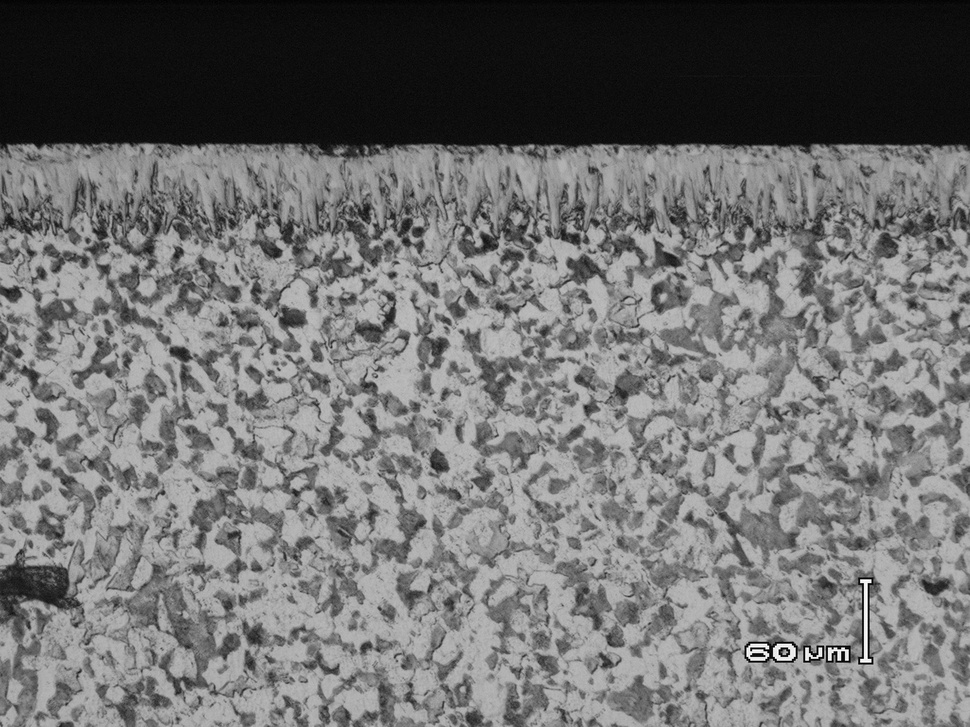
#> input picture vanadio2.jpg, 970 x 727 px, shrunk from 2048 x 1536 before the run
$ python image_analysis.py
#> lines starting #> are read from the running program, lines starting #| are printed output that depends on the picture; after the words box and inside, x2 and y2 are one past the last pixel; in counts of white or black regions, pixels touching at a corner belong together
import numpy as np
import PIL.Image
import cv2


def findAverageCountourSize(contours):
    area = 0
    for c in contours:
        area += cv2.contourArea(c)
    if area:
        area = area/len(contours)

    return area

def countWhites(image):
    count = 0
    for x in image:
        for i in x:
            if i == 255:
                count += 1
    return count

def analyseImage(images_src):
    # Get image and convert it to array
#> called with images_src = 'vanadio2.jpg'
    image = np.array(PIL.Image.open(images_src))
#> image is the input picture: shape (727, 970, 3); min 0, max 255, mean 112
    imageColor = np.copy(image)
    # Up threshold for beter detection of features
    image = cv2.threshold(image, 150, 255, cv2.THRESH_BINARY)[1]
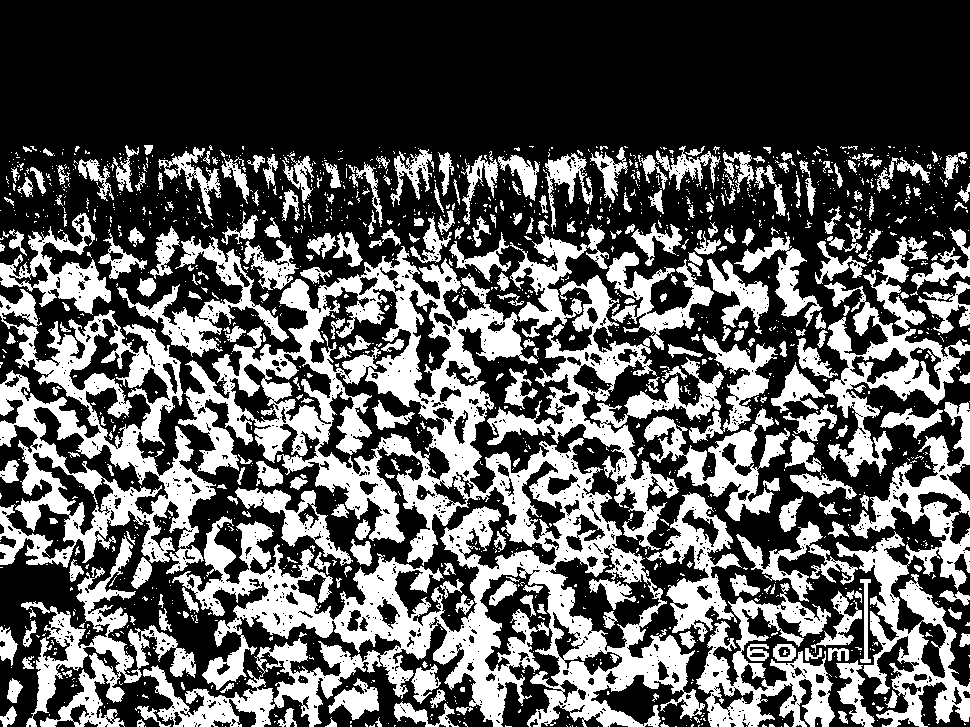
#> image: shape (727, 970, 3); 35.4% white; 1586 white regions (1266 under 20 px), largest, box (x1, y1, x2, y2) and area: (143, 246, 705, 727) 81852, (0, 289, 216, 574) 22800, (836, 402, 970, 727) 14024
    # Convert to Grayscale for countour detection
    image = cv2.cvtColor(image, cv2.COLOR_BGR2GRAY)
#> image: shape (727, 970); 35.4% white; 1586 white regions (1266 under 20 px)
    # Find Countours
    contours = cv2.findContours(image, cv2.RETR_LIST, cv2.CHAIN_APPROX_NONE)[1]
#> contours = 3627 contours, 3185 with area under 20; largest, box (x1, y1, x2, y2) and area: (143, 246, 705, 727) 109736, (0, 289, 216, 574) 30996, (836, 402, 970, 727) 14256, (487, 275, 724, 550) 12070, (824, 282, 970, 477) 8434
    # Get average size of countours
    avg_area = findAverageCountourSize(contours)
#> the loop in findAverageCountourSize, `for c in contours:` made 3627 passes
#> (c, area) on passes 21 to 23: ([[654, 724], [655, 723], [656, 724], [655, 725]], 23), ([[649, 724], [650, 723], [651, 724], [650, 725]], 25), ([[569, 724]], 25)
#> after the loop in findAverageCountourSize, `for c in contours:`: area = 335241
#> in findAverageCountourSize, `area = area/len(contours)`: area = 92.43
#> avg_area = 92.43
    white_pixel_count = countWhites(image)
#> after the loop in countWhites, `for x in image:`: count = 249755
#> white_pixel_count = 249755
    # Draw contours in image
    cv2.drawContours(imageColor, contours, -1, (255,0,0), 3)
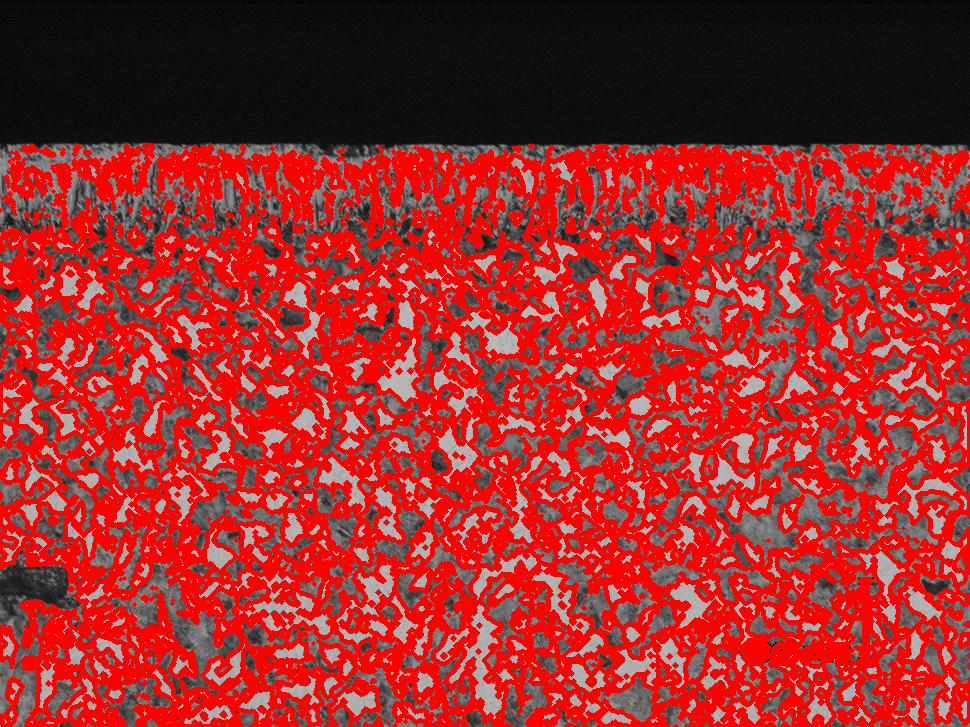
#> imageColor: shape (727, 970, 3); mean R, G, B 160.1, 44.9, 44.9
    # Write to file to see countours
    # cv2.imwrite('cv2_'+images_src,imageColor)
    # To see picture with contours
    # cv2.imshow("window title", imageColor)
    # cv2.waitKey()
    return len(contours), avg_area, white_pixel_count


# [29 lines left out: function normal, not called in this run]


print(analyseImage('vanadio2.jpg'))
# print(analyseImage('vanadio4.jpg'))
# print(analyseImage('vanadio6.jpg'))
# print(analyseImage('vanadio8.jpg'))

$ run again, with vanadio4.jpg copied over vanadio2.jpg
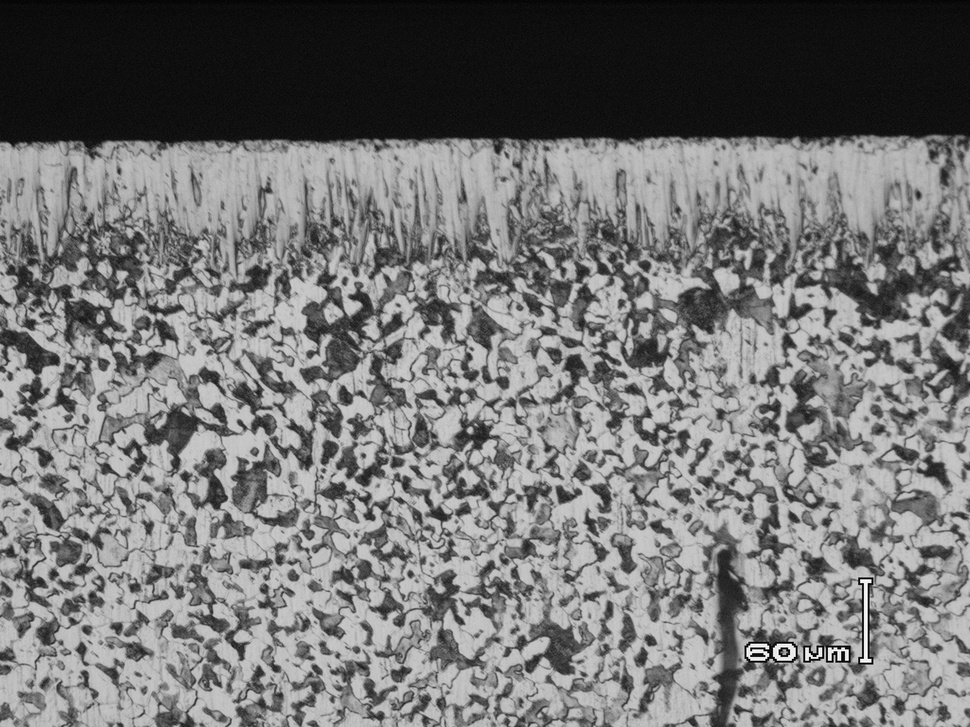
#> input picture vanadio4.jpg, 970 x 727 px, shrunk from 2048 x 1536 before the run
#> in analyseImage, image is the input picture: shape (727, 970, 3); min 0, max 255, mean 116.6
#> in analyseImage, `image = cv2.threshold(image, 150, 255, cv2.THRESH_BINARY)[1]`:
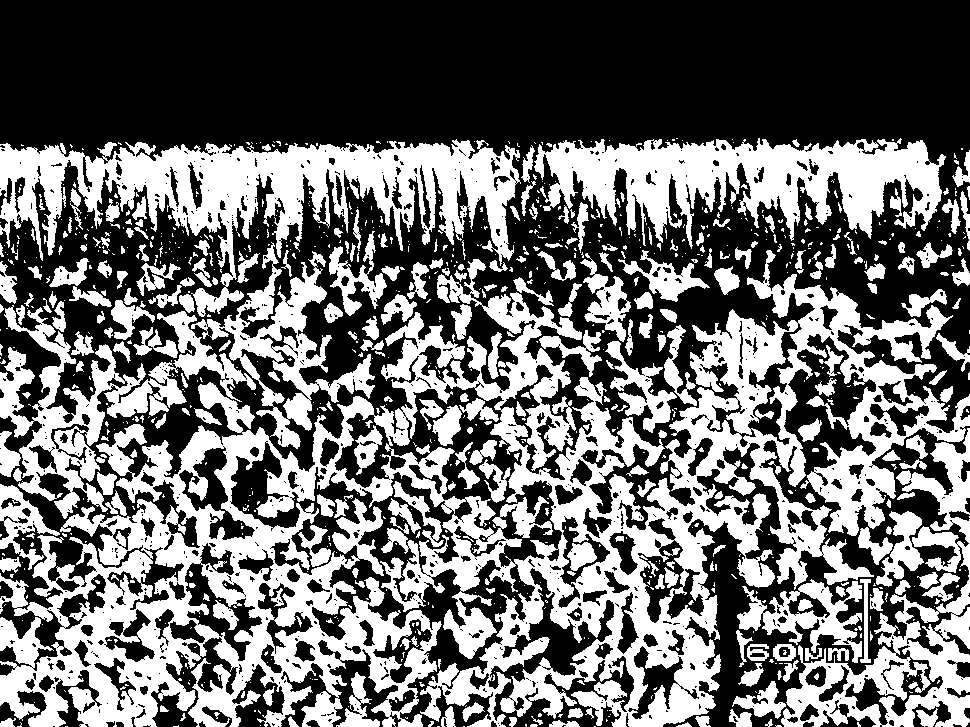
#> image: shape (727, 970, 3); 42.6% white; 971 white regions (678 under 20 px), largest, box (x1, y1, x2, y2) and area: (0, 250, 970, 727) 149876, (0, 139, 521, 317) 32037, (534, 138, 946, 249) 23147
#> contours = 2263 contours, 1774 with area under 20; largest, box (x1, y1, x2, y2) and area: (0, 250, 970, 727) 189464, (0, 139, 521, 317) 32512, (534, 138, 946, 249) 22286, (781, 428, 970, 727) 17538, (0, 305, 256, 519) 13386
#> the loop in findAverageCountourSize, `for c in contours:` made 2263 passes
#> area on passes 13, 14, 16: 29, 30.5, 41
#> after the loop in findAverageCountourSize, `for c in contours:`: area = 405472
#> in findAverageCountourSize, `area = area/len(contours)`: area = 179.2
#> after the loop in countWhites, `for x in image:`: count = 300404
#> in analyseImage, `cv2.drawContours(imageColor, contours, -1, (255,0,0), 3)`:
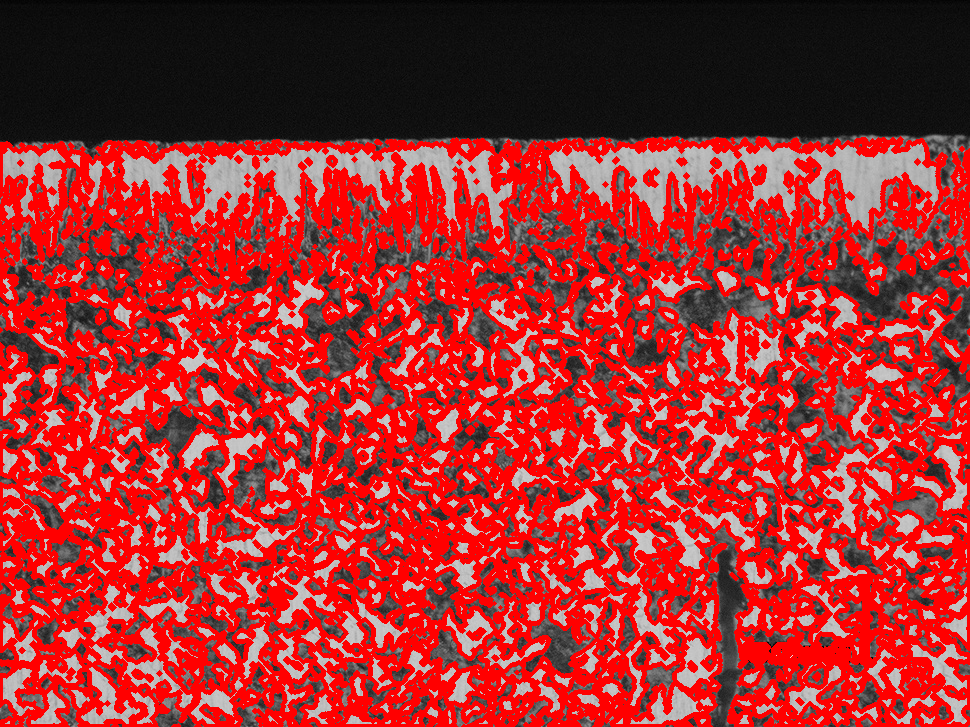
#> imageColor: shape (727, 970, 3); mean R, G, B 164.3, 47.5, 47.5

$ run again, with vanadio6.jpg copied over vanadio2.jpg
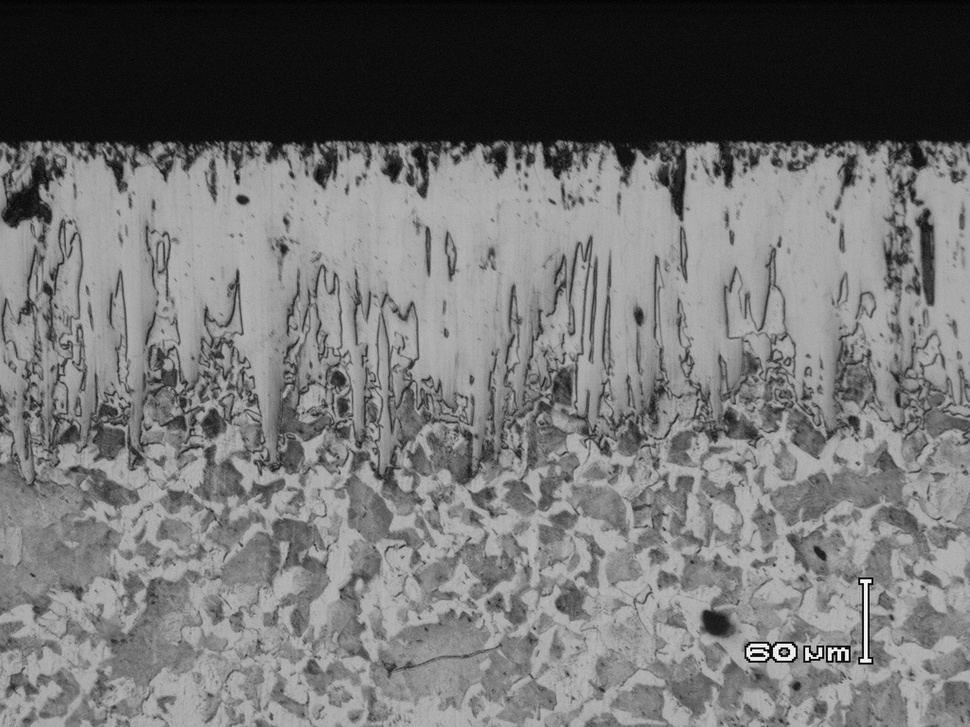
#> input picture vanadio6.jpg, 970 x 727 px, shrunk from 2048 x 1536 before the run
#> in analyseImage, image is the input picture: shape (727, 970, 3); min 0, max 255, mean 113.4
#> in analyseImage, `image = cv2.threshold(image, 150, 255, cv2.THRESH_BINARY)[1]`:
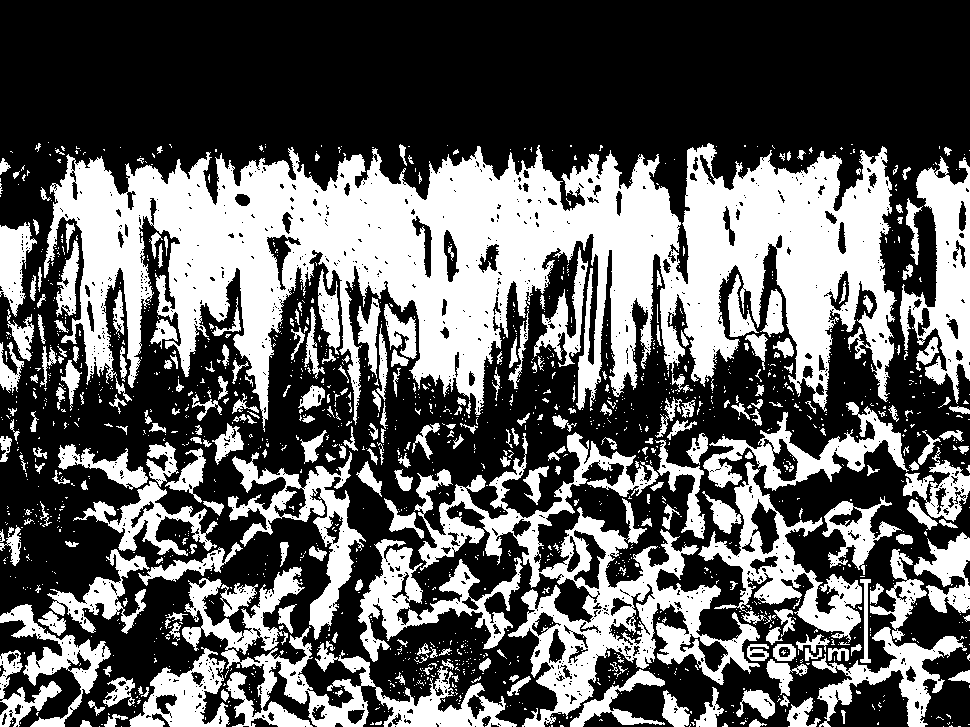
#> image: shape (727, 970, 3); 37.8% white; 1629 white regions (1328 under 20 px), largest, box (x1, y1, x2, y2) and area: (44, 143, 897, 432) 119951, (414, 432, 760, 727) 24426, (182, 567, 517, 727) 12527
#> contours = 3308 contours, 2930 with area under 20; largest, box (x1, y1, x2, y2) and area: (44, 143, 897, 432) 121704, (414, 432, 760, 727) 26526, (182, 567, 517, 727) 11968, (900, 156, 970, 404) 8410, (698, 462, 862, 643) 8220
#> the loop in findAverageCountourSize, `for c in contours:` made 3308 passes
#> area on passes 18, 20, 22: 21.5, 25, 28
#> after the loop in findAverageCountourSize, `for c in contours:`: area = 284997.5
#> in findAverageCountourSize, `area = area/len(contours)`: area = 86.15
#> after the loop in countWhites, `for x in image:`: count = 266618
#> in analyseImage, `cv2.drawContours(imageColor, contours, -1, (255,0,0), 3)`:
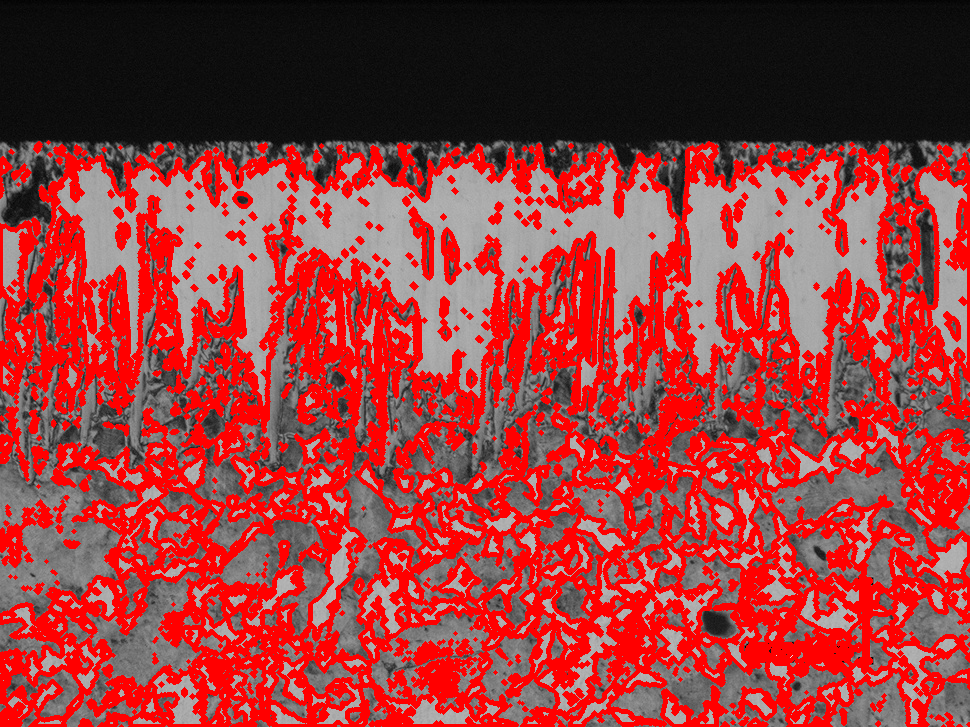
#> imageColor: shape (727, 970, 3); mean R, G, B 152.7, 59.3, 59.3

$ run again, with vanadio8.jpg copied over vanadio2.jpg
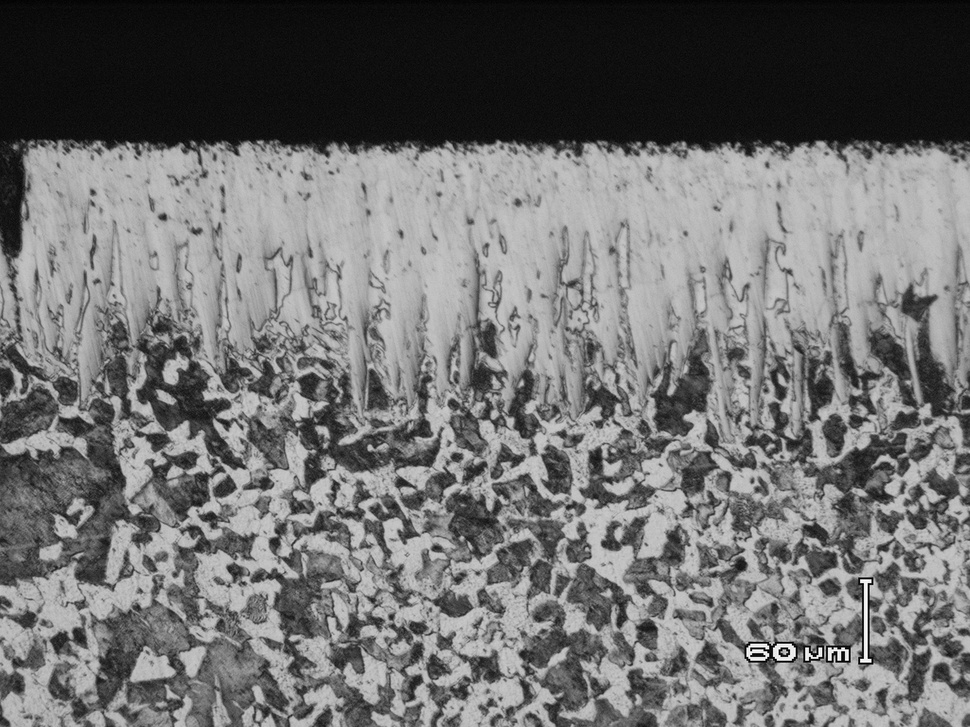
#> input picture vanadio8.jpg, 970 x 727 px, shrunk from 2048 x 1536 before the run
#> in analyseImage, image is the input picture: shape (727, 970, 3); min 0, max 255, mean 112
#> in analyseImage, `image = cv2.threshold(image, 150, 255, cv2.THRESH_BINARY)[1]`:
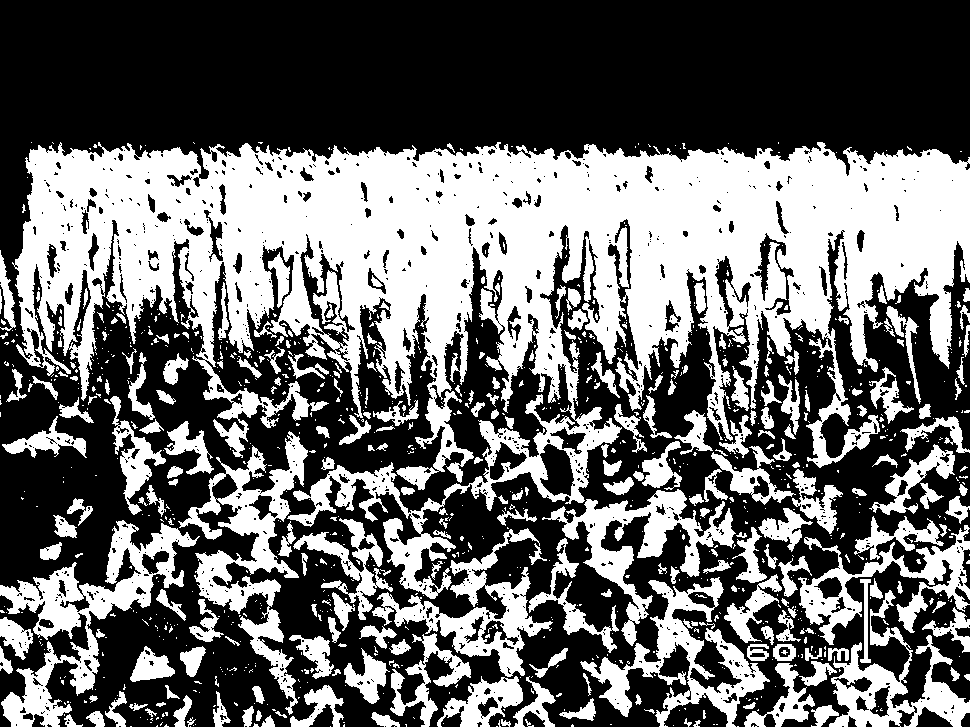
#> image: shape (727, 970, 3); 41.1% white; 1030 white regions (769 under 20 px), largest, box (x1, y1, x2, y2) and area: (12, 142, 970, 599) 174401, (0, 520, 200, 727) 10883, (178, 431, 308, 715) 9560
#> contours = 2414 contours, 2004 with area under 20; largest, box (x1, y1, x2, y2) and area: (12, 142, 970, 599) 182644, (0, 520, 200, 727) 11170, (178, 431, 308, 715) 9543, (580, 577, 770, 727) 7297, (542, 489, 736, 646) 6821
#> the loop in findAverageCountourSize, `for c in contours:` made 2414 passes
#> area on passes 22, 24, 26: 24, 25, 32
#> after the loop in findAverageCountourSize, `for c in contours:`: area = 317303
#> in findAverageCountourSize, `area = area/len(contours)`: area = 131.4
#> after the loop in countWhites, `for x in image:`: count = 289953
#> in analyseImage, `cv2.drawContours(imageColor, contours, -1, (255,0,0), 3)`:
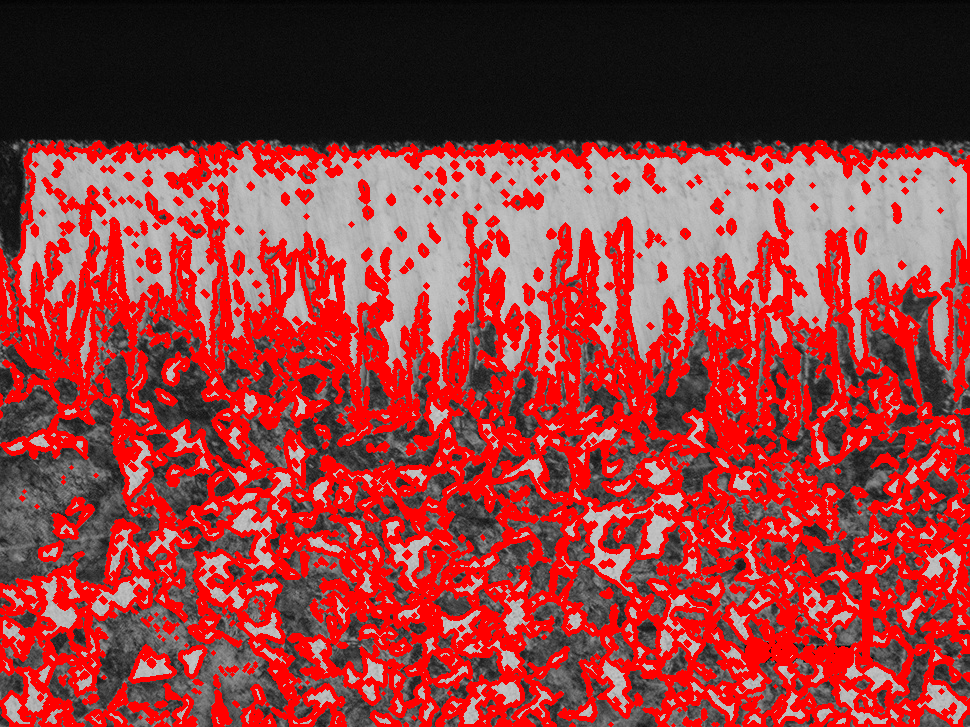
#> imageColor: shape (727, 970, 3); mean R, G, B 150.4, 57.9, 57.9
